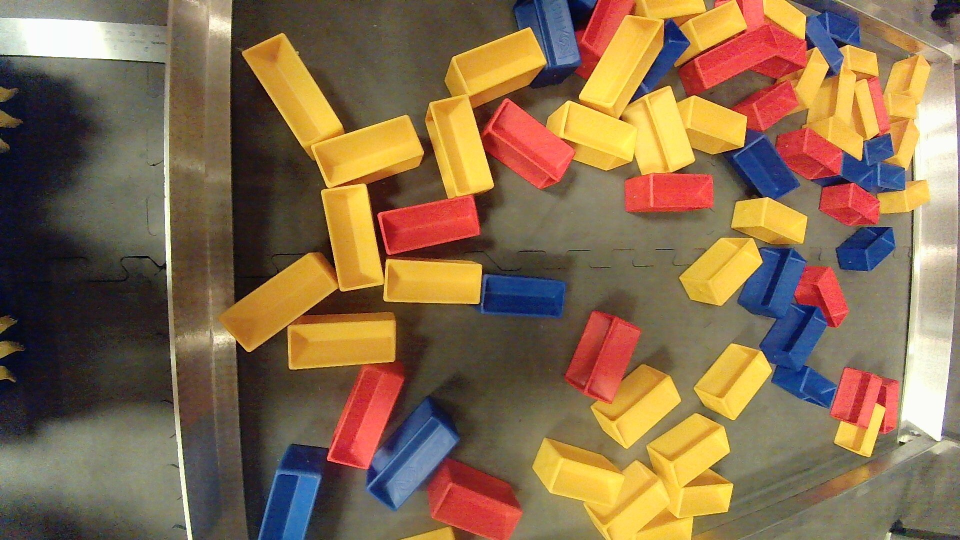
#> input picture SampleOpenCVDevelopment/ROBOT Photos/8.jpg, 1920 x 1080 px (shown at 1/2 size)
$ python blobDetection.py
#> lines starting #> are read from the running program, lines starting #| are printed output that depends on the picture; after the words box and inside, x2 and y2 are one past the last pixel; in counts of white or black regions, pixels touching at a corner belong together
import cv2 as cv
import numpy as np
import math
import pdb

update = True

PIXELS2INCHES = 3/40

def foo(bar):
    global update
    update = True

def rescaleFrame(frame, scale = 0.1):
    width = int(frame.shape[1] * scale)
    height = int(frame.shape[0] * scale)
    dimensions = (width, height)

    return cv.resize(frame, dimensions, interpolation=cv.INTER_AREA)

def avgInt(numbers) -> int:
    count = 0
    i = 0
    for n in numbers:
        count += n
        i += 1
    if i != 0:
        count /= i
        avg = int(count)
        return avg
    else:
        return -1


cv.namedWindow("input",cv.WINDOW_NORMAL)
cv.createTrackbar("HL", "input", 12, 180, foo)
cv.createTrackbar("HH", "input", 61, 180, foo)
cv.createTrackbar("SL", "input", 119, 255, foo)
cv.createTrackbar("SH", "input", 255, 255, foo)
cv.createTrackbar("VL", "input", 186, 255, foo)
cv.createTrackbar("VH", "input", 255, 255, foo)
cv.createTrackbar("CannyHigh","input", 27,2000,foo)
cv.createTrackbar("CannyLow","input",272,1000,foo)
cv.createTrackbar("LengthMin","input", 290, 500, foo)
cv.createTrackbar("LengthMax","input", 675, 1500, foo)
cv.createTrackbar("minDistance", "input", 65,100,foo)

while True:
    if update:

        foundSamplePosiitons = []

        update = False
        lower = (cv.getTrackbarPos("HL", 'input'), cv.getTrackbarPos("SL", 'input'), cv.getTrackbarPos("VL", 'input'))
        upper = (cv.getTrackbarPos("HH", 'input'), cv.getTrackbarPos("SH", 'input'), cv.getTrackbarPos("VH", 'input'))
        cannyLower = cv.getTrackbarPos("CannyLow", "input")
        cannyHigher = cv.getTrackbarPos("CannyHigh", "input")
        lengthMin = cv.getTrackbarPos("LengthMin", 'input')
        lengthMax = cv.getTrackbarPos("LengthMax", 'input')
        minDistance = cv.getTrackbarPos("minDistance",'input')

        # [7 lines of commented-out code are left out]

        img = cv.imread('ROBOT Photos/8.jpg')
#> img is the input picture: shape (1080, 1920, 3); mean B, G, R 77.6, 107.6, 134.6

        # blank = cv.

        # img = cv.imread('Photos/stackedSamples.jpg')


        # Refining the camera matrix using parameters obtained by calibration

        camera_matrix = np.array(
                                    [[600.01851744, 0, 906.817157357],
                                    [0, 600.01851744, 516.73047402],
                                    [0, 0, 1]], dtype = "double"
                                    )

        dist_coeffs = np.zeros((5,1)) # Assuming no lens distortion
        dist_coeffs[0] = 0.0115588983608
        dist_coeffs[1] = -0.0313357203804
        dist_coeffs[2] = 0.00013459478315
        dist_coeffs[3] = 0.000897741867319
        dist_coeffs[4] = 0.00542752872672


        dist_coeffs = np.array([0.0115588983608,-0.0313357203804,0.00013459478315,0.000897741867319,0.00542752872672])

        # Method 1 to undistort the image
        dst = cv.undistort(img, camera_matrix, dist_coeffs)
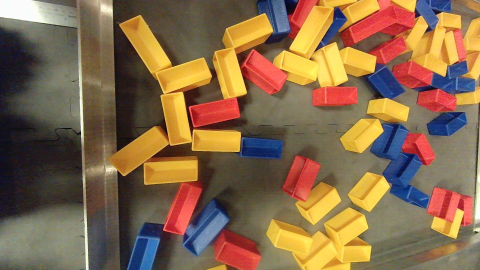
#> dst: shape (1080, 1920, 3) (shown at 1/4 size); mean B, G, R 74.8, 105.6, 134.6

        cv.imshow("raw", img)
        cv.imshow("undisorted", dst)

        img = dst

        # img = rescaleFrame(img, 0.2)

        img = cv.GaussianBlur(img, (3,3), 5)


        # cropping time

        # pdb.set_trace()

        scaleX = img.shape[0]
        scaleY = img.shape[1]

        croppingFactor = 2

        cropScaleX = scaleX // croppingFactor //2
        cropScaleY = scaleY // croppingFactor //2
        cropScaleX += 5
        cropScaleY += 40

        cropped = img[cropScaleX:scaleX-cropScaleX, cropScaleY:scaleY-cropScaleY]
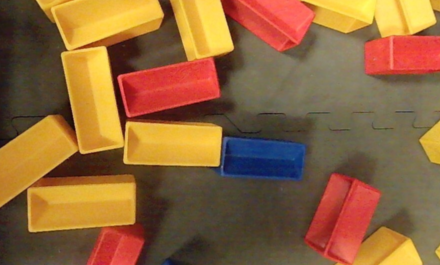
#> cropped: shape (530, 880, 3) (shown at 1/2 size); mean B, G, R 59.6, 100.8, 142.8

        cv.imshow("crop", cropped)

        hsv = cv.cvtColor(cropped, cv.COLOR_BGR2HSV)
#> hsv: shape (530, 880, 3); mean H, S, V 22.9, 139.8, 145.1

        redLowerBound = (1,1,1)
        redHighBound = (255,255,255)

        blueLowerBound = (1,1,1)
        blueHigherBound = (255,255,255)

        yellowLowerBound = lower
        yellowHigherBound = upper


    # red

    #blue

        yellow = cv.inRange(hsv, lower, upper)
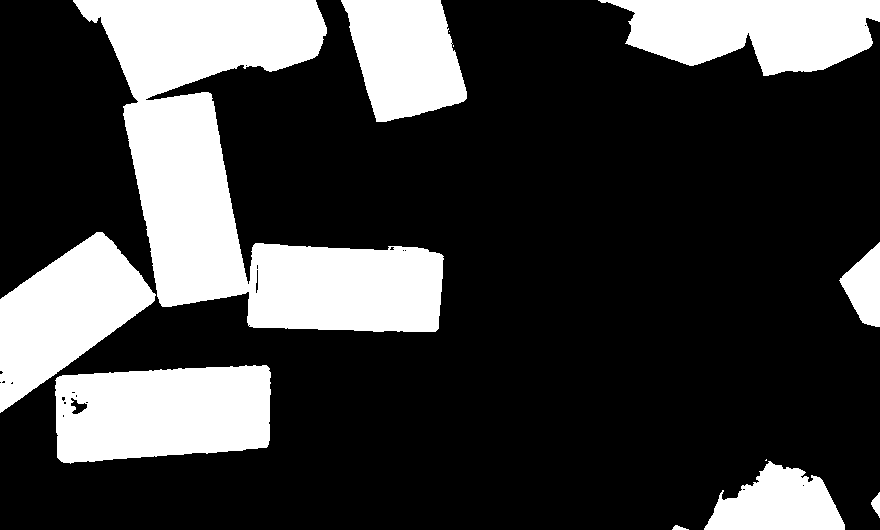
#> yellow: shape (530, 880); 25.4% white; 12 white regions (3 under 20 px), largest, box (x1, y1, x2, y2) and area: (73, 0, 444, 332) 51008, (55, 365, 271, 464) 18211, (598, 0, 880, 76) 14862

        mask = yellow

        kernel = np.ones((55,55),np.uint8)
        eroded = cv.erode(mask, kernel)
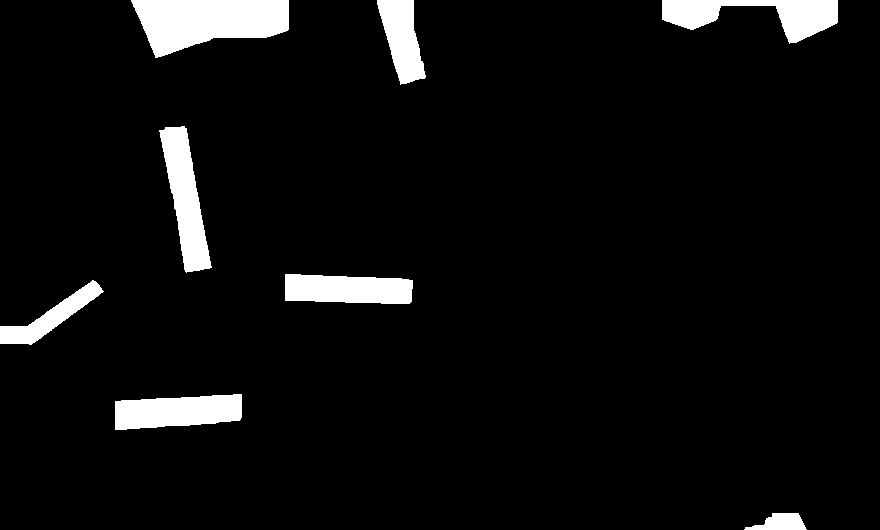
#> eroded: shape (530, 880); 5.6% white; 8 white regions, largest, box (x1, y1, x2, y2) and area: (131, 0, 289, 58) 6303, (159, 126, 212, 273) 3798, (662, 0, 838, 44) 3794

        yellow = cv.bitwise_and(cropped, cropped,mask=yellow)
#> yellow: shape (530, 880, 3)

        cv.imshow("yellow before", yellow)

        # [10 lines of commented-out code are left out]


        seperationCanny = cv.Canny(yellow, cannyLower, cannyHigher)
#> seperationCanny: shape (530, 880); 0.96% white in thin lines or dots

        seperationCanny = cv.dilate(seperationCanny, np.ones((4,4)), 2)
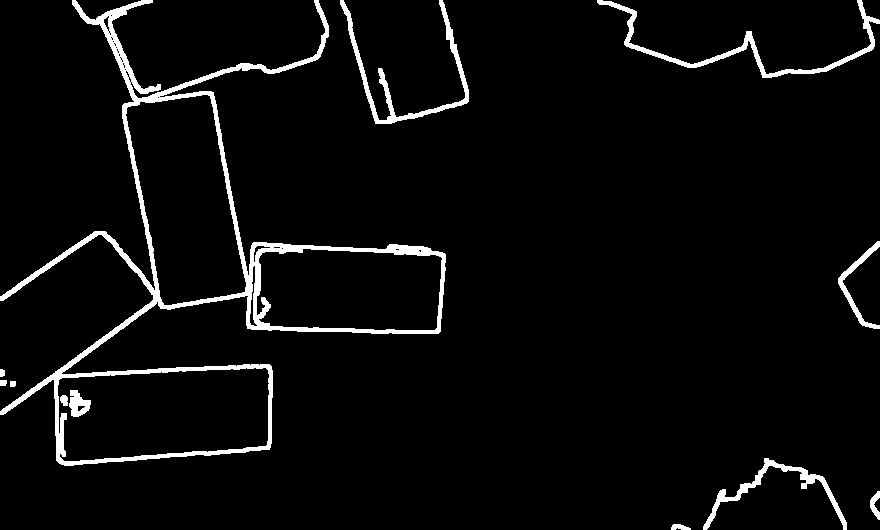
#> seperationCanny: shape (530, 880); 4.3% white; 12 white regions, largest, box (x1, y1, x2, y2) and area: (0, 0, 446, 466) 13379, (597, 0, 880, 78) 2067, (340, 0, 469, 124) 1831

        cv.imshow("seperationCanny", seperationCanny)

        seperatedYellow = cv.subtract(mask, seperationCanny)
#> seperatedYellow: shape (530, 880); 22.9% white; 30 white regions (15 under 20 px), largest, box (x1, y1, x2, y2) and area: (126, 95, 246, 305) 17043, (58, 368, 269, 461) 16258, (112, 0, 325, 98) 14252

        Canny = cv.Canny(seperatedYellow, 5,10)
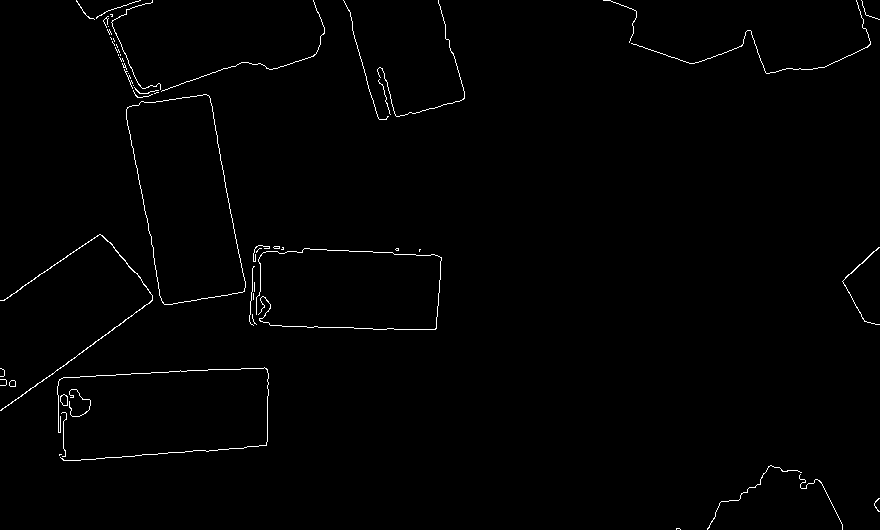
#> Canny: shape (530, 880); 0.94% white in thin lines or dots


        Canny = cv.GaussianBlur(Canny,(3,3), 3)

        cv.imshow("after Canny",Canny)


        contours, hierarchy = cv.findContours(Canny, cv.RETR_TREE, cv.CHAIN_APPROX_SIMPLE)
#> contours = 45 contours, 22 with area under 20; largest, box (x1, y1, x2, y2) and area: (125, 93, 247, 306) 17704, (56, 366, 270, 462) 17458, (127, 95, 245, 304) 16382, (58, 369, 268, 460) 15452, (248, 244, 443, 331) 14536

        for c in contours:
            if cv.arcLength(c,True) < lengthMin:
                continue
            if cv.arcLength(c, True) > lengthMax:
                continue

            # cv.drawContours(yellow, [c], -1, (0,0,255), 5)

            approxContour = cv.approxPolyDP(c, cv.arcLength(c, True) / 22, True)


            # pdb.set_trace()


            if approxContour.size > 8:
                finalApproxContour = cv.approxPolyDP(approxContour, cv.arcLength(c, True) / 10, True)
            else:
                finalApproxContour = approxContour

            positionsX = []
            positionsY = []
            for pos in approxContour:
                pos = pos[0]
                positionsX.append(pos[0])
                positionsY.append(pos[1])
            avgX = avgInt(positionsX)
            avgY = avgInt(positionsY)


            centorPos = (avgX,avgY)


            originalPos = True

            for s in foundSamplePosiitons:
                if math.dist(centorPos, s) < minDistance:
                    originalPos = False

            if originalPos:
                cv.drawContours(yellow, [approxContour], -1, (0,255,0),3)
                foundSamplePosiitons.append(centorPos)
                cv.circle(yellow, centorPos ,10,(255,0,0), 3)

                bestDistance = 0
                bestI = 0
                i = 0
                lastPos = ()

                pos1 = ()
                pos2 = ()

                for pos in approxContour:

                    pos = pos[0]

                    if i == 0:
                        lastPos = pos
                        i += 1
                        continue

                    dist = math.dist(pos, lastPos)

                    if dist > bestDistance:
                        bestDistance = dist
                        bestI = i
                        pos1 = pos
                        pos2 = lastPos


                    lastPos = pos
                    i += 1


                anglepos1 = ()
                anglepos2 = ()


                if pos1[0] < pos2[0]:
                    anglepos1 = pos1
                    anglepos2 = pos2
                else:
                    anglepos1 = pos2
                    anglepos2 = pos1


                difX = anglepos2[0] - anglepos1[0]
                difY = anglepos2[1] - anglepos1[1]

                sampleAngle = math.atan2(difX,difY) * (180/math.pi)
                sampleAngle -= 180

                distance = math.sqrt(math.pow(difX,2)+math.pow(difY,2))

                # print(anglepos1)
                # print(anglepos2)
                print(distance)


                image_center_x = yellow.shape[0] // 2
                image_center_y = yellow.shape[1] // 2


                inch_position_x = (centorPos[0] - image_center_x) * PIXELS2INCHES
                inch_position_y = (centorPos[1] - image_center_y) * PIXELS2INCHES

                print(inch_position_x, inch_position_y)

                print("------------")
#> this loop made 45 passes
#> (finalApproxContour, avgX, avgY, difX, difY, sampleAngle) on passes 3, 7, 19, 23: ([[706, 527], [770, 467], [843, 523], [769, 464]], 772, 495, 74, 59, -128.6), ([[268, 368], [62, 376], [58, 456], [267, 446]], 163, 411, 209, -10, -87.26), ([[259, 260], [436, 256], [435, 326], [271, 324]], 350, 291, 177, -4, -88.71), ([[207, 93], [125, 108], [163, 305], [246, 288]], 185, 198, 38, 197, -169.1)
#> (printed output is left out)
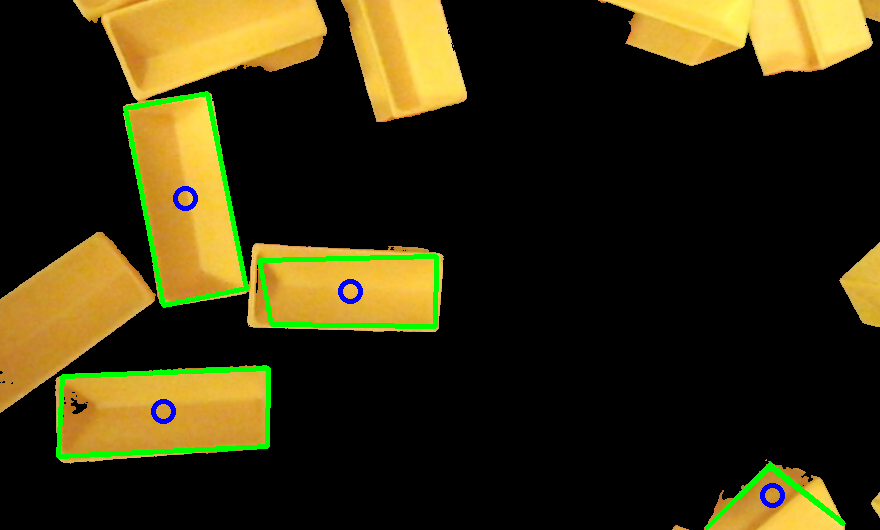
#> yellow: shape (530, 880, 3); mean B, G, R 15.2, 46.1, 53.1
#> after the loop, foundSamplePosiitons = [(772, 495), (163, 411), (350, 291), (185, 198)]; pos = [127, 110]


        yellow = rescaleFrame(yellow, 3)
        cv.imshow("final yellow", yellow)


    key = cv.waitKey(1)
#> (key Esc is pressed here)
    if key == 27:
        break

$ run again, with SampleOpenCVDevelopment/ROBOT Photos/testImageOne.jpg copied over SampleOpenCVDevelopment/ROBOT Photos/8.jpg
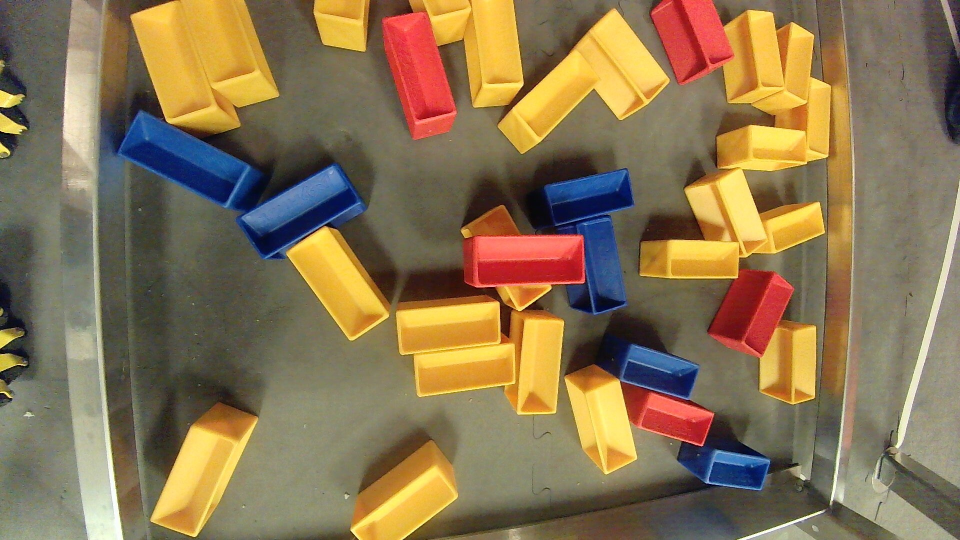
#> input picture SampleOpenCVDevelopment/ROBOT Photos/testImageOne.jpg, 1920 x 1080 px (shown at 1/2 size)
#> img is the input picture: shape (1080, 1920, 3); mean B, G, R 82.6, 116.6, 137.3
#> hsv: shape (530, 880, 3); mean H, S, V 39.2, 128.8, 134.8
#> eroded: shape (530, 880); 4.9% white; 5 white regions, box (x1, y1, x2, y2) and area: (303, 358, 491, 485) 15325, (526, 386, 576, 530) 3293, (104, 226, 208, 358) 3213, (838, 233, 880, 255) 887, (648, 510, 696, 530) 354
#> seperatedYellow: shape (530, 880); 17.1% white; 32 white regions (19 under 20 px), largest, box (x1, y1, x2, y2) and area: (57, 182, 253, 404) 19349, (275, 330, 480, 433) 16558, (310, 411, 510, 517) 15950
#> `Canny = cv.Canny(seperatedYellow, 5,10)`:
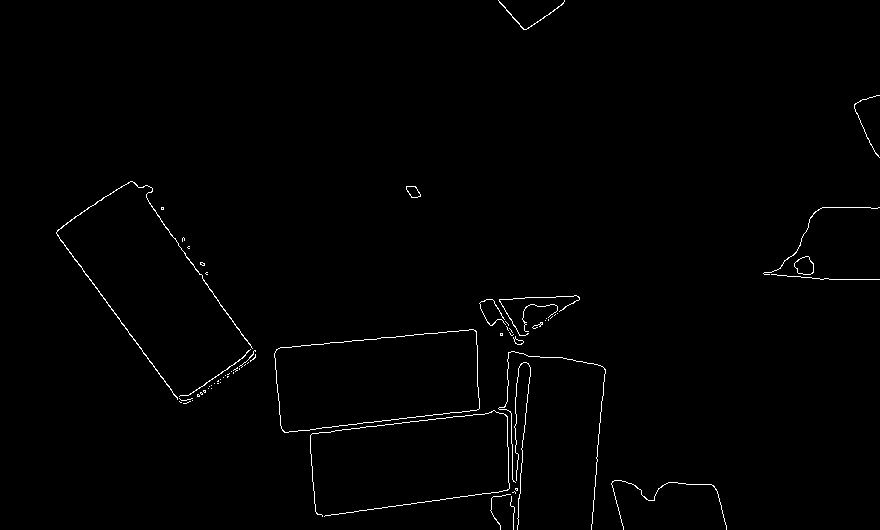
#> Canny: shape (530, 880); 0.85% white in thin lines or dots
#> contours = 34 contours, 10 with area under 20; largest, box (x1, y1, x2, y2) and area: (273, 328, 607, 530) 36691, (55, 180, 257, 405) 20826, (58, 182, 251, 396) 18378, (275, 330, 479, 432) 15941, (311, 412, 509, 515) 15339
#> the loop `for c in contours:` made 34 passes
#> (finalApproxContour, avgX, avgY, anglepos1, anglepos2, difX) on pass 1: ([[610, 482], [727, 529]], 666, 498, [615, 481], [710, 485], 95)
#> (printed output is left out)
#> after the loop `for c in contours:`:
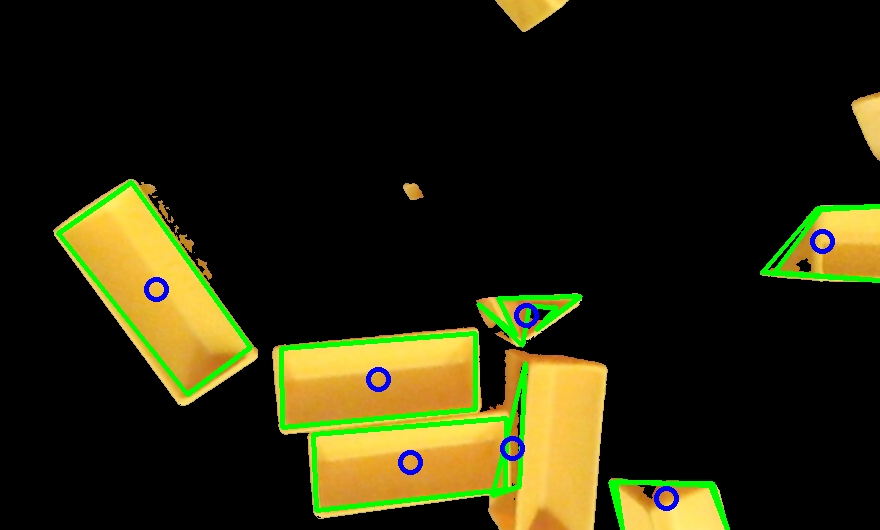
#> yellow: shape (530, 880, 3); mean B, G, R 11.9, 37.3, 38.4
#> after the loop `for c in contours:`: foundSamplePosiitons = [(666, 498), (410, 462), (512, 448), (378, 379), (526, 315), (822, 241), (156, 289)]; pos = [58, 233]
